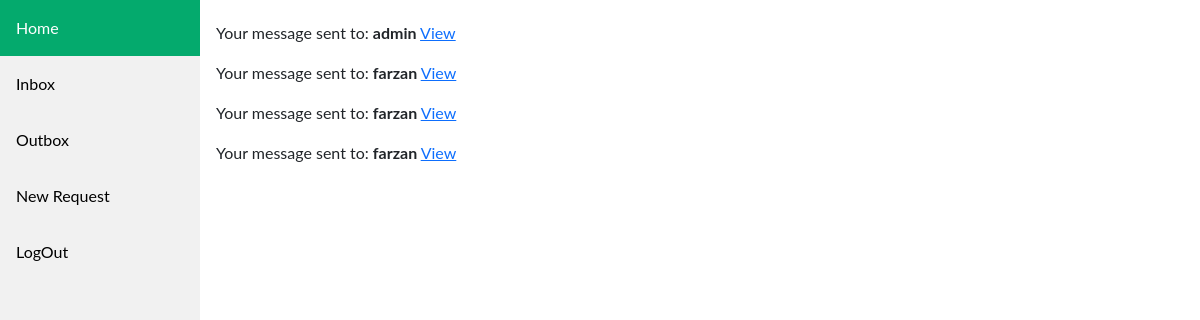
The app's page /outbox/ (signed in), older data.
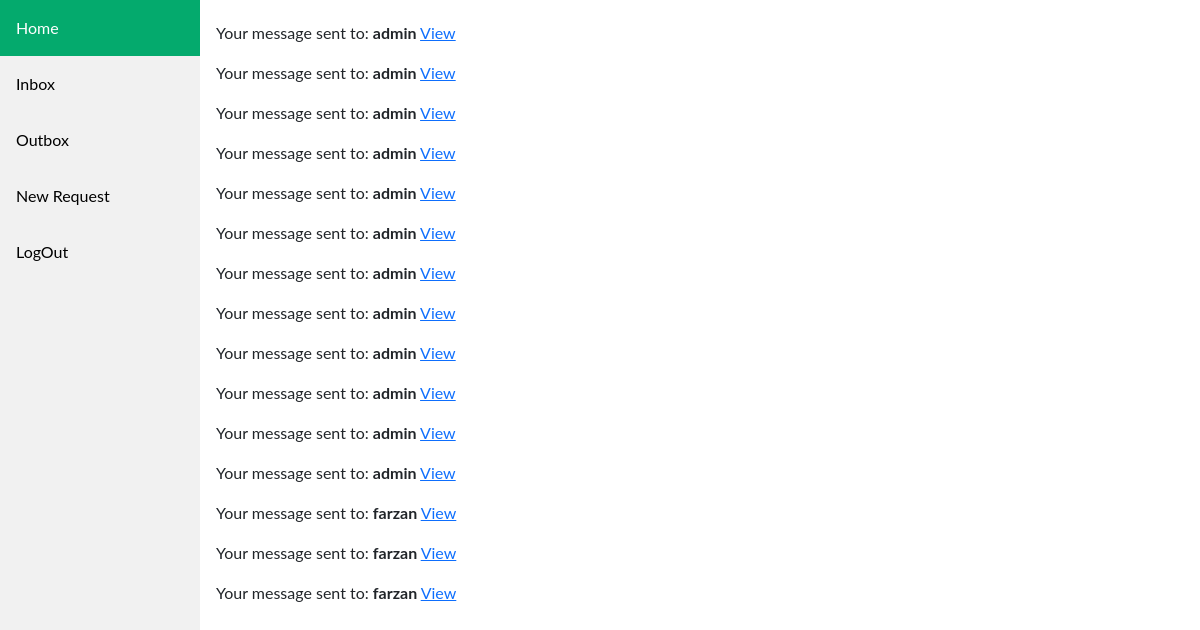
The same page, newer data.
### core/models.py (models this page shows, shortened)
class Message(models.Model):
    start = models.DateTimeField()
    end = models.DateTimeField()
    created = models.DateTimeField(auto_now_add=True)
    updated = models.DateTimeField(auto_now=True)
    sender = models.CharField(max_length=100)
    receiver = models.CharField(max_length=100)
    description = models.TextField()
    is_reply = models.BooleanField(default=False)
    is_done = models.BooleanField(default=False)
    CHOICE = [
        ('Agree', 'agree'),
        ('DisAgree', 'disagree')
    ]
    manager_choice = models.CharField(max_length=8, choices=CHOICE)
    class Meta:
        ordering = ('-created',)

class Reply(models.Model):
    message = models.ForeignKey(Message, on_delete=models.CASCADE)
    manager_choice = models.CharField(max_length=10)
    is_done = models.BooleanField(default=False)

### core/views.py (the view)
# urls.py: path('outbox/', outbox, name='outbox'),
@cache_control(no_cache=True, must_revalidate=True, no_store=True)
@login_required()
def outbox(request):
    messages = None
    replies = None
    user = request.user
    employee = Employee.objects.filter(user=user).first()
    if not employee.parent:
        messages = Reply.objects.filter(message__receiver=employee)
    elif employee.parent and employee.is_manager:
        messages = Message.objects.filter(sender=employee)
        replies = Reply.objects.filter(message__receiver=employee)
    elif employee.parent and employee.is_expert:
        messages = Message.objects.filter(sender=employee)
    return render(request, 'core/outbox.html', {'messages': messages,
                                                'replies': replies})

### core/models.py (called while the page is built)
    def __str__(self):
        return f"{self.user}"

### templates/core/outbox.html
{% extends 'core/base.html' %}
{% block content %}
    <div style="margin-top: 20px;">
    {% for msg in messages %}
        <p>
            Your message sent to: <b>{{ msg.receiver}}</b>
            <a href="{% url 'core:message_detail' msg.id %}">  View</a>
        </p>
    {% endfor %}
    {% for rpl in replies %}
        <p>
            Your message sent to: <b>{{ rpl.message.sender }}</b>
            <a href="{% url 'core:message_detail' rpl.message.id %}">  View</a>
        </p>
    {% endfor %}
    </div>
{% endblock %}

### templates/core/base.html (shortened to what this page needs)
<head>
    <link href="https://cdn.jsdelivr.net/npm/bootstrap@5.2.0/dist/css/bootstrap.min.css"
    rel="stylesheet"
>
</head>
<body>
<!DOCTYPE html>
<html>
<head>
</head>
<body>
<div class="sidebar">
  <a class="active" href="{% url 'core:dashboard' %}">Home</a>
  <a href="{% url 'core:inbox' %}">Inbox</a>
  <a href="{% url 'core:outbox' %}">Outbox</a>
  <a href="{% url 'core:leave_request' %}">New Request</a>
  <a href="{% url 'accounts:logout' %}">LogOut</a>
</div>
<div class="content">
    {% block content %}
    {% endblock %}
</div>
</body>
</html>
</body>

### templates/core/base.html (style rules this page uses)
body { margin: 0; font-family: "Lato", sans-serif; }
.sidebar { margin: 0; padding: 0; width: 200px; background-color: #f1f1f1; position: fixed; height: 100%; overflow: auto; }
.sidebar a { display: block; color: black; padding: 16px; text-decoration: none; }
.sidebar a.active { background-color: #04AA6D; color: white; }
div.content { margin-left: 200px; padding: 1px 16px; height: 1000px; }

Row changes from the older to the newer data that the page shows:
added Message: receiver "admin"
added Message: receiver "admin"
added Message: receiver "admin"
added Message: receiver "admin"
added Message: receiver "admin"
added Message: receiver "admin"
added Message: receiver "admin"
added Message: receiver "admin"
added Message: receiver "admin"
added Message: receiver "admin"
added Message: receiver "admin"
